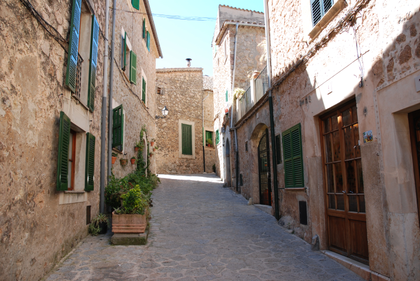
%> input picture non-localMean/images/alleyReference.png, 420 x 281 px, shrunk from 774 x 518 before the run
$ octave basicSection.m   (GNU Octave 9; MATLAB toolbox functions it lacks are replaced by stand-ins)
%> lines starting %> are read from the running program, lines starting %| are printed output that depends on the picture; in (x1, y1, x2, y2) boxes, pixels count from 0 and x2, y2 are one past the last pixel; in counts of white or black regions, pixels touching at a corner belong together; the program's own positions count from 1
### non-localMean/basicSection/computeIntegralImageBasic.m
function [ii] = computeIntegralImageBasic(image)

[M, N] = size(image) ;
ii = zeros(M+1,N+1,'double');
S = zeros(M+1,N+1) ;

% to use the same formula for all the image
image = padarray(image, [1, 1], 'pre') ;
numRow = floor(M/4)*4 ;

% we go throught the image 4 rows at a time
for i=2:4:numRow+1
    for j=2:N+1 % for each col each time
        S(i,j) = image(i,j) + S(i,j-1) ;
        S(i+1,j) = image(i+1,j) + S(i+1,j-1) ;
        S(i+2,j) = image(i+2,j) + S(i+2,j-1) ;
        S(i+3,j) = image(i+3,j) + S(i+3,j-1) ;

        ii(i,j) = ii(i-1,j)+S(i,j) ;
        ii(i+1,j) = ii(i-1,j)+S(i,j)+S(i+1,j) ;
        ii(i+2,j) = ii(i+1,j)+S(i+2,j) ;
        ii(i+3,j) = ii(i+1,j)+S(i+2,j)+S(i+3,j) ;
    end
end

% as the image might not have a number of row which divides by 4, we add
% the remaining pixels
rowRemain = mod(M,4) ;
if rowRemain == 1
    for j=2:N+1
        S(numRow+2,j) = image(numRow+2,j) + S(numRow+2,j-1) ;
        ii(numRow+2,j) = ii(numRow+1,j)+S(numRow+2,j) ;
    end
elseif rowRemain == 2
    for j=2:N+1
        S(numRow+2,j) = image(numRow+2,j) + S(numRow+2,j-1) ;
        S(numRow+3,j) = image(numRow+3,j) + S(numRow+3,j-1) ;

        ii(numRow+2,j) = ii(numRow+1,j)+S(numRow+2,j) ;
        ii(numRow+3,j) = ii(numRow+1,j)+S(numRow+2,j)+S(numRow+3,j) ;
    end
elseif rowRemain == 3
    for j=3:N+1
        S(numRow+2,j) = image(numRow+2,j) + S(numRow+2,j-1) ;
        S(numRow+3,j) = image(numRow+3,j) + S(numRow+3,j-1) ;
        S(numRow+4,j) = image(numRow+4,j) + S(numRow+4,j-1) ;

        ii(numRow+2,j) = ii(numRow+1,j)+S(numRow+2,j) ;
        ii(numRow+3,j) = ii(numRow+1,j)+S(numRow+2,j)+S(numRow+3,j) ;
        ii(numRow+3,j) = ii(numRow+4,j)+S(numRow+4,j) ;
    end
end

% remove the added first row and col of zero
ii = ii(2:end,2:end) ;
end

### non-localMean/basicSection/templateMatchingNaive.m
function [offsetsRows, offsetsCols, distances] = templateMatchingNaive(row, col, img,patchSize, searchWindowSize)

% row and col are the coordonnee of the pixel I want to test
% we will return the distances in function of the offset in rows and cols

% to compute the patches
patchShift = floor(patchSize/2) ;
windowShift = floor(searchWindowSize/2) ;

% we deals with the borders
img = padarray(img, [patchShift,patchShift], 'replicate') ;
img = padarray(img, [windowShift,windowShift]) ;

% we extract the center patch and the windowSearch
% position pixel is (row+patchShift+windowShift ,
%                    col+patchShift+windowShift)
center_patch = img(row+windowShift:row+2*patchShift+windowShift, col+windowShift:col+2*patchShift+windowShift) ;
windowSearch = img(row:row+2*patchShift+2*windowShift,col:col+2*patchShift+2*windowShift) ;


% initialization of the parameters
offseti = -windowShift ;
offsetj = -windowShift ;
index = 1;
offsetsRows = zeros(searchWindowSize*searchWindowSize,1);
offsetsCols = zeros(searchWindowSize*searchWindowSize,1);
distances = zeros(searchWindowSize*searchWindowSize, 1);

% go over each pixel in the search window
for i=1+patchShift:searchWindowSize+patchShift
    for j=1+patchShift:searchWindowSize+patchShift
        % extract the current patch
        current_patch = windowSearch(i-patchShift:i+patchShift , j-patchShift:j+patchShift) ;

        % compute the SSD
        ssd = (current_patch-center_patch).^2 ;
        dist = sum(ssd(:)) ;

        % Store the values
        offsetsRows(index,1) = offseti ;
        offsetsCols(index,1) = offsetj ;
        distances(index,1) = dist ;

        index = index+1 ;
        offsetj = offsetj +1 ;
    end
    offsetj =  -windowShift ;
    offseti=offseti+1;
end

end

### non-localMean/basicSection/templateMatchingIntegralImage.m
function distances = templateMatchingIntegralImage(row, col, ...
    img, patchSize, searchWindowSize)

% row and col are the coordonnee of the pixel I want to test
% we will return the distances in function of the offset in rows and cols
windowShift = floor(searchWindowSize/2) ;
patchShift = floor(patchSize/2) ;

[M, N] = size(img) ;

% initialization
index = 1 ;
distances = zeros(searchWindowSize*searchWindowSize, 1);

% image used to compute the shift image
img_big = padarray(img, [windowShift,windowShift], 'replicate') ;
%timeIntegralImages = 0; % time to compute the images

%go over the integral images to compute the sum of SSD for this patchSize
for i=1:searchWindowSize
    for j = 1:searchWindowSize

        % extract the shift window
        img_shift = img_big(i:i+M-1, j:j+N-1);

        % compute the SSD image for this offset
        ssd_image = (img_shift-img).^2 ;

        %tic
        % compute the integral image
        integral_im = computeIntegralImageBasic(ssd_image) ;
         % we add zeros and replicate values to be able to have value for pixel at the borders
        integral_im = padarray(integral_im, [patchShift+1, patchShift+1],'pre') ;
        integral_im = padarray(integral_im, [patchShift+1, patchShift+1],'replicate','post') ;

        %timeIntegralImages = timeIntegralImages + toc ;

        % evaluate the distance
        dist = evaluateIntegralImageBasic(integral_im, row, col, patchSize) ;

        % store the result
        distances(index,1) = dist ;
        index = index+1 ;
    end
end
%timeIntegralImages
end

### non-localMean/basicSection/basicSection.m
%% Some parameters to set - make sure that your code works at image borders!
clear all ;
% Row and column of the pixel for which we wish to find all similar patches
% NOTE: For this section, we pick only one patch
row = 50;
col = 50;

% Patchsize - make sure your code works for different values
patchSize = 7 ;

% Search window size - make sure your code works for different values
searchWindowSize = 21 ;


%% Implementation of work required in your basic section-------------------

% TODO - Load Image
image = imread('../images/alleyReference.png') ;
%> image is the input picture: size 281x420x3 uint8; mean R, G, B 133.9, 121.3, 112.7
[M,N,~] = size(image) ;
%> M = 281; N = 420
image = rgb2gray(image) ;
%> image: size 281x420 uint8
image = double(image)/255 ;
%> image: size 281x420 double

% TODO - Fill out this function
image_ii = computeIntegralImageBasic(image);
%> in computeIntegralImageBasic, `image = padarray(image, [1, 1], 'pre') ;`:
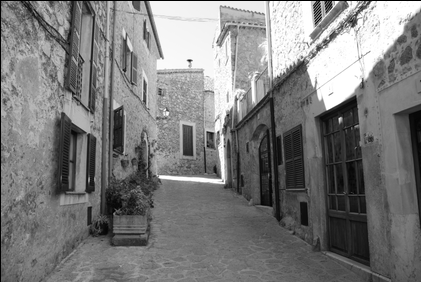
%> image: size 282x421 double; min 0, max 1, mean 0.484
%> after the loop in computeIntegralImageBasic, `for i=2:4:numRow+1`:
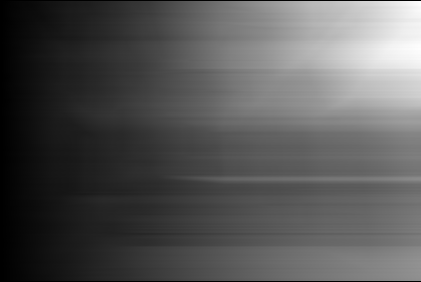
%> S: size 282x421 double; min 0, max 306.7, mean 103.1; drawn with min black and max white
%> after the loop in computeIntegralImageBasic, `for i=2:4:numRow+1`:
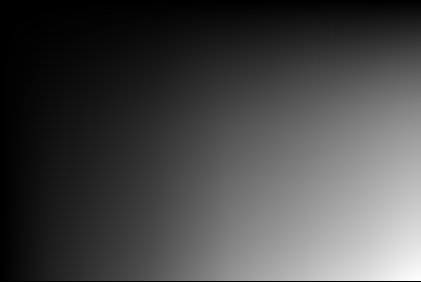
%> ii: size 282x421 double; min 0, max 57243.3, mean 16129.8; drawn with min black and max white
%> after the loop in computeIntegralImageBasic, `for j=2:N+1`:
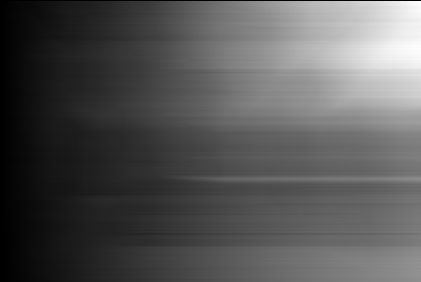
%> S: size 282x421 double; 0.35% of pixels changed, all inside (x1, y1, x2, y2) = (1, 281, 421, 282); drawn with min black and max white
%> after the loop in computeIntegralImageBasic, `for j=2:N+1`:
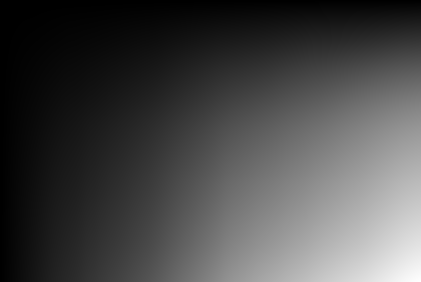
%> ii: size 282x421 double; 0.35% of pixels changed, all inside (x1, y1, x2, y2) = (1, 281, 421, 282); drawn with min black and max white
norm_image_ii = image_ii/max(image_ii(:)) ;

% TODO - Display the normalised Integral Image
figure('name', 'Normalised Integral Image'),
imshow(norm_image_ii) ;


tic
[offsetsRows_naive, offsetsCols_naive, distances_naive] = templateMatchingNaive(row, col,image, ...
patchSize, searchWindowSize);
%> in templateMatchingNaive, `img = padarray(img, [windowShift,windowShift]) ;`:
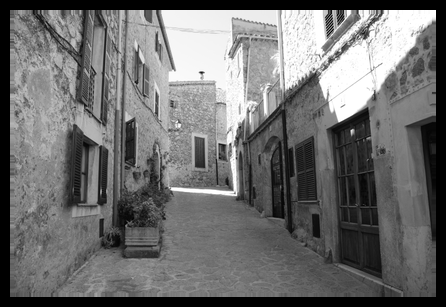
%> img: size 307x446 double; min 0, max 1, mean 0.435
%> in templateMatchingNaive, `center_patch = img(row+windowShift:row+2*patchShift+windowShift, col+w..`: center_patch = [0.667 0.671 0.667 0.596 0.333 0.376 0.506; 0.675 0.694 0.722 0.62 0.471 0.522 0.522; 0.675 0.686 0.698 0.514 0.443 0.49 0.506; 0.663 0.659 0.659 0.514 0.431 0.333 0.541; 0.667 0.655 0.667 0.584 0.506 0.475 0.631; 0.682 0.659 0.659 0.525 0.545 0.561 0.671; 0.659 0.651 0.667 0.596 0.62 0.565 0.604]
%> after the loop in templateMatchingNaive, `for i=1+patchShift:searchWindowSize+patchShift`: distances = 441 values, max 4.8 at index 21, min 0 at index 221, mean 1.11; index = 442; offseti = 11; offsetsCols = 441 values, max 10 at index 21, min -10 at index 1, mean 0; offsetsRows = 441 values from -10 to 10
%> offsetsRows_naive = 441 values from -10 to 10; offsetsCols_naive has the same summary as offsetsCols in templateMatchingNaive; distances_naive has the same summary as distances in templateMatchingNaive
toc

tic
distances_ii = ...
templateMatchingIntegralImage(row, col, image, patchSize, searchWindowSize) ;
%> in templateMatchingIntegralImage, `img_big = padarray(img, [windowShift,windowShift], 'replicate') ;`:
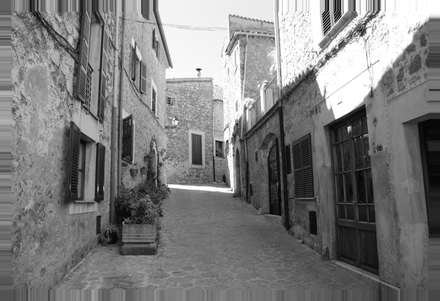
%> img_big: size 301x440 double; min 0, max 1, mean 0.487
%> (the run ends here)
